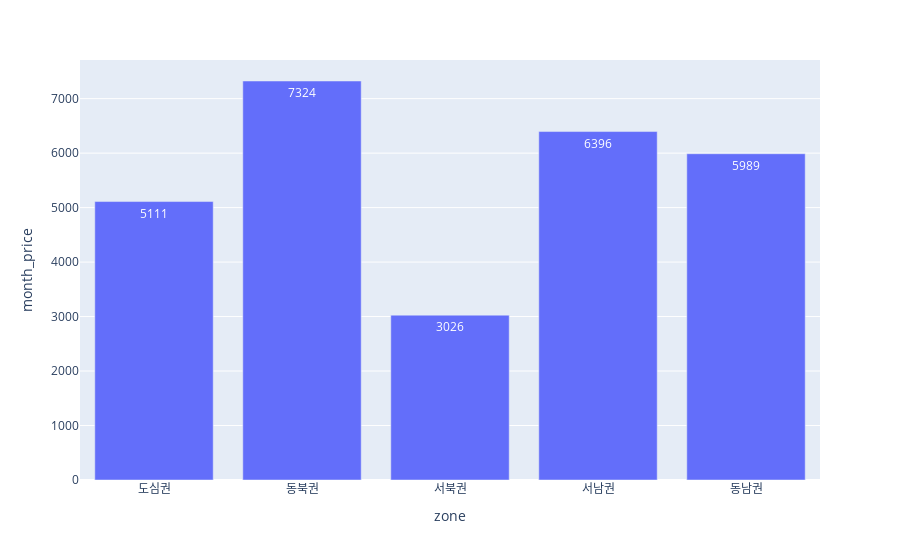

The notebook cell this image was saved under:
### Code cell
fig = px.bar(apt1,x="zone", y="month_price",text='month_price')
fig.show()
# 권역별 아파트 월세가격 막대그래프

### Figure 1 — Plotly figure (JSON) as saved in the notebook; plotly's stock layout.template omitted (floating-point values rounded to 4 significant figures)
{"data": [{"alignmentgroup": "True", "hovertemplate": "zone=%{x}<br>month_price=%{text}<extra></extra>", "legendgroup": "", "marker": {"color": "#636efa"}, "name": "", "offsetgroup": "", "orientation": "v", "showlegend": false, "text": [5111, 7324, 3026, 6396, 5989], "textposition": "auto", "type": "bar", "x": ["도심권", "동북권", "서북권", "서남권", "동남권"], "xaxis": "x", "y": [5111, 7324, 3026, 6396, 5989], "yaxis": "y"}], "layout": {"barmode": "relative", "legend": {"tracegroupgap": 0}, "margin": {"t": 60}, "xaxis": {"anchor": "y", "domain": [0, 1], "title": {"text": "zone"}}, "yaxis": {"anchor": "x", "domain": [0, 1], "title": {"text": "month_price"}}}}
